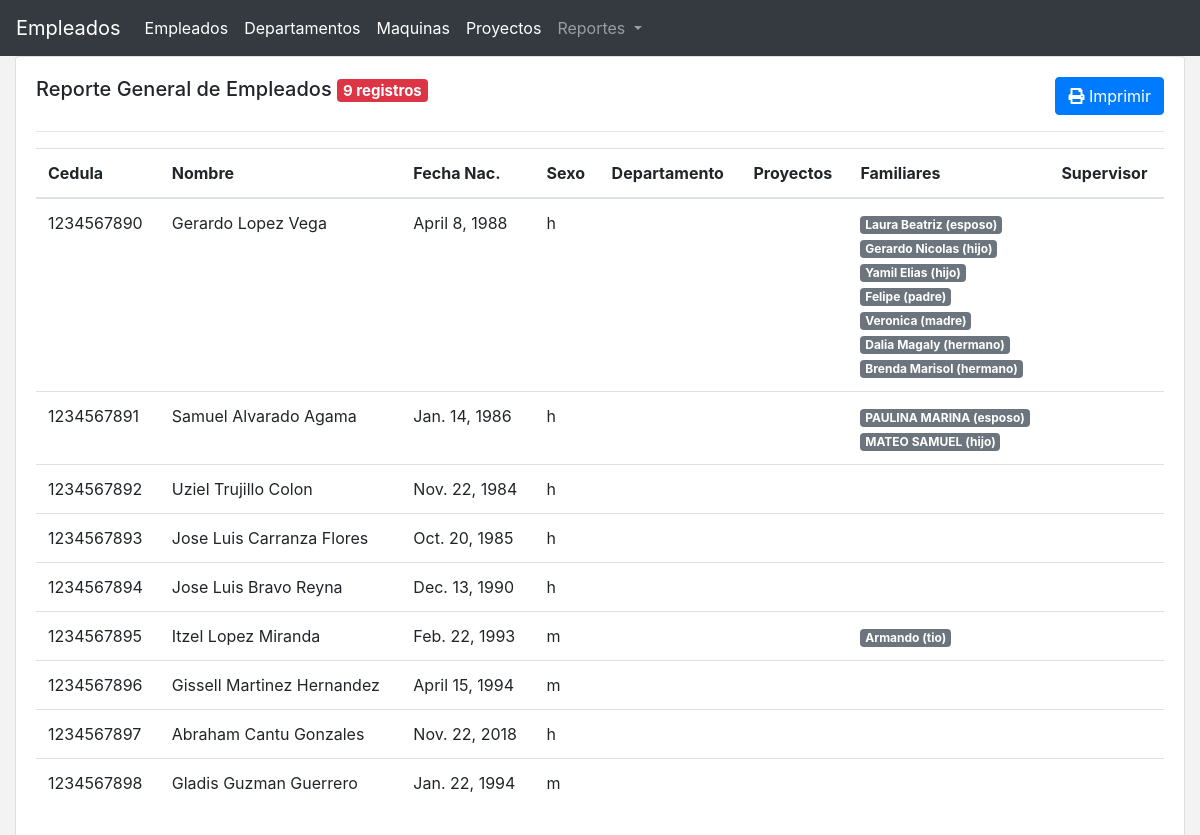
Before: /reporte/ with the older database file.
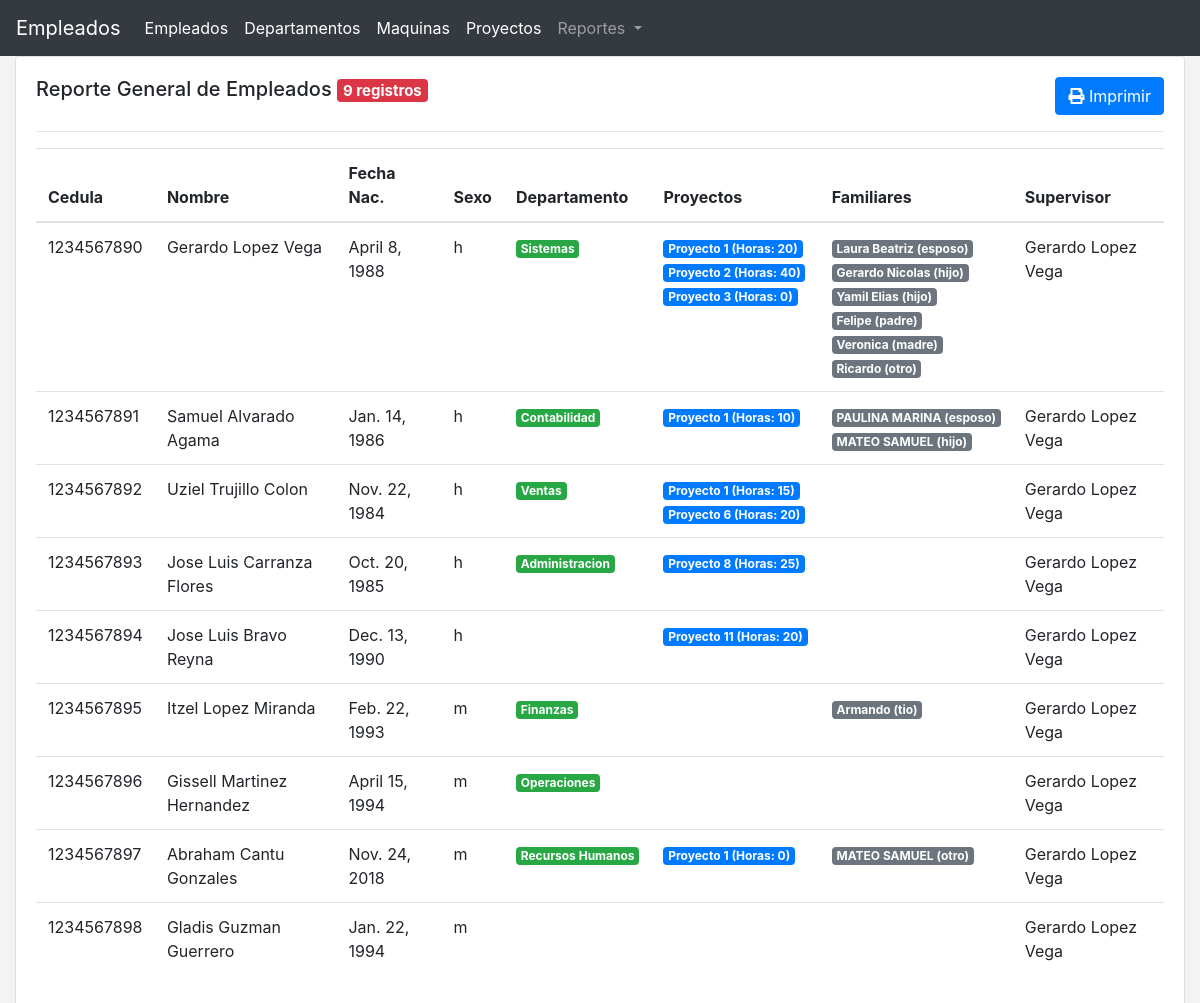
After: the same page with the newer database file.
### main/models.py (models this page shows, shortened)
class Empleado(models.Model):
	cedula = models.CharField(max_length=10)
	curp = models.CharField(max_length=18)
	nombre = models.CharField(max_length=255)
	apellidop = models.CharField(max_length=255)
	apellidom = models.CharField(max_length=255)
	sexo = models.CharField(max_length=1, choices=[('m', 'Mujer'), ('h', 'Hombre')])
	fechanac = models.DateField()
	salario = models.FloatField()
	issupervisor = models.BooleanField(default=False)
	supervisor = models.ForeignKey('Empleado', on_delete=models.SET_NULL, null=True, blank=True)

class Familiar(models.Model):
	PARENTESCOS = [
		('padre', 'Padre'),
		('madre', 'Madre'),
		('hijo', 'Hijo(a)'),
		('esposo', 'Esposo(a)'),
		('nieto', 'Nieto(a)'),
		('hermano', 'Hermano(a)'),
		('abuelo', 'Abuelo(a)'),
		('tio', 'Tio(a)'),
		('primo', 'Primo(a)'),
		('otro', 'Otro'),
	]
	empleado = models.ForeignKey(Empleado, on_delete=models.CASCADE)
	curp = models.CharField(max_length=18)
	nombre = models.CharField(max_length=255)
	apellidop = models.CharField(max_length=255)
	apellidom = models.CharField(max_length=255)
	sexo = models.CharField(max_length=1, choices=[('m', 'Mujer'), ('h', 'Hombre')])
	parentesco = models.CharField(max_length=255, choices=PARENTESCOS)

class Asignado(models.Model):
	empleado = models.ForeignKey(Empleado, on_delete=models.CASCADE)
	departamento = models.ForeignKey(Departamento, on_delete=models.CASCADE)
	fechaads = models.DateField()

class Departamento(models.Model):
	nombre = models.CharField(max_length=255)

class TrabajaEn(models.Model):
	empleado = models.ForeignKey(Empleado, on_delete=models.CASCADE)
	proyecto = models.ForeignKey(Proyecto, on_delete=models.CASCADE)
	horas = models.IntegerField()

class Proyecto(models.Model):
	nombre = models.CharField(max_length=255)
	descripcion = models.CharField(max_length=255, null=True, blank=True)
	departamento = models.ForeignKey(Departamento, on_delete=models.CASCADE)

### main/views.py (the view)
# urls.py: path('reporte/', views.reporte, name='reporte'),
def reporte(request):
	empleados = m.Empleado.objects.all()
	for e in empleados:
		e.proyectos = m.TrabajaEn.objects.filter(empleado=e)
		e.departamentos = m.Asignado.objects.filter(empleado=e)
		e.familiares = m.Familiar.objects.filter(empleado=e)
	ctx = {
		"data" : empleados,
		"qty" : len(empleados)
	}
	return render(request, 'main/reporte.html', ctx)

### main/templates/main/reporte.html
{% extends 'main/index.html' %}
{% block content %}
<div class="container-fluid">
	<div class="row">
		<div class="col-12">
			<div class="card">
				<div class="card-body">
					<div class="btn-toolbar justify-content-between" role="toolbar" aria-label="Toolbar with button groups">
						<h5 class="card-title">Reporte General de Empleados
							<span class="badge badge-danger">{{ qty }} registros </span></h5>
						<a href="javascript:window.print()" class="btn btn-primary pull-right d-print-none">
							<i class="fas fa-print"></i>
							Imprimir
						</a>
					</div>
					<hr>
					<div class="card-text">
						<table class="table">
							<thead>
								<tr>
									<th>Cedula</th>
									<th>Nombre</th>
									<th>Fecha Nac.</th>
									<th>Sexo</th>
									<th>Departamento</th>
									<th>Proyectos</th>
									<th>Familiares</th>
									<th>Supervisor</th>
								</tr>
							</thead>
							<tbody>
								{% for e in data %}
								<tr>
									<td>{{ e.cedula }}</td>
									<td>{{ e.nombre }} {{e.apellidop }} {{ e.apellidom }}</td>
									<td>{{ e.fechanac }}</td>
									<td>{{ e.sexo }}</td>
									<td>
										{% for d in e.departamentos %}
										<span class="badge badge-success">{{d.departamento.nombre}}</span>
										{% endfor %}
									</td>
									<td>
										{% for d in e.proyectos %}
										<span class="badge badge-primary">{{d.proyecto.nombre}} (Horas: {{ d.horas }})</span><br>
										{% endfor %}
									</td>
									<td>
										{% for d in e.familiares %}
										<span class="badge badge-secondary">{{d.nombre}} ({{d.parentesco}})</span><br>
										{% endfor %}
									</td>
									<td>
										{{e.supervisor.nombre}}
										{{e.supervisor.apellidop}}
										{{e.supervisor.apellidom}}
									</td>
								</tr>
								{% endfor %}
							</tbody>
						</table>
					</div>
				</div>
			</div>
			<br>
		</div>
	</div>
</div>
{% endblock %}

Changed rows visible on the page:
removed Familiar: nombre "Dalia Magaly", parentesco "hermano", shown under Empleado "April 8, 1988"
removed Familiar: nombre "Brenda Marisol", parentesco "hermano", shown under Empleado "April 8, 1988"
changed Empleado "April 8, 1988": supervisor.nombre (not shown) → "Gerardo"; supervisor.apellidop (not shown) → "Lopez"; supervisor.apellidom (not shown) → "Vega"
added Asignado: departamento.nombre "Sistemas", shown under Empleado "April 8, 1988"
added TrabajaEn: proyecto.nombre "Proyecto 1", horas "20", shown under Empleado "April 8, 1988"
added TrabajaEn: proyecto.nombre "Proyecto 2", horas "40", shown under Empleado "April 8, 1988"
added TrabajaEn: proyecto.nombre "Proyecto 3", horas "0", shown under Empleado "April 8, 1988"
added Familiar: nombre "Ricardo", parentesco "otro", shown under Empleado "April 8, 1988"
changed Empleado "Samuel": supervisor.nombre (not shown) → "Gerardo"; supervisor.apellidop (not shown) → "Lopez"; supervisor.apellidom (not shown) → "Vega"
added Asignado: departamento.nombre "Contabilidad", shown under Empleado "Samuel"
added TrabajaEn: proyecto.nombre "Proyecto 1", horas "10", shown under Empleado "Samuel"
changed Empleado "Uziel": supervisor.nombre (not shown) → "Gerardo"; supervisor.apellidop (not shown) → "Lopez"; supervisor.apellidom (not shown) → "Vega"
added Asignado: departamento.nombre "Ventas", shown under Empleado "Uziel"
added TrabajaEn: proyecto.nombre "Proyecto 1", horas "15", shown under Empleado "Uziel"
added TrabajaEn: proyecto.nombre "Proyecto 6", horas "20", shown under Empleado "Uziel"
changed Empleado "Carranza": supervisor.nombre (not shown) → "Gerardo"; supervisor.apellidop (not shown) → "Lopez"; supervisor.apellidom (not shown) → "Vega"
added Asignado: departamento.nombre "Administracion", shown under Empleado "Carranza"
added TrabajaEn: proyecto.nombre "Proyecto 8", horas "25", shown under Empleado "Carranza"
changed Empleado "Bravo": supervisor.nombre (not shown) → "Gerardo"; supervisor.apellidop (not shown) → "Lopez"; supervisor.apellidom (not shown) → "Vega"
added TrabajaEn: proyecto.nombre "Proyecto 11", horas "20", shown under Empleado "Bravo"
changed Empleado "Itzel": supervisor.nombre (not shown) → "Gerardo"; supervisor.apellidop (not shown) → "Lopez"; supervisor.apellidom (not shown) → "Vega"
added Asignado: departamento.nombre "Finanzas", shown under Empleado "Itzel"
changed Empleado "Gissell": supervisor.nombre (not shown) → "Gerardo"; supervisor.apellidop (not shown) → "Lopez"; supervisor.apellidom (not shown) → "Vega"
added Asignado: departamento.nombre "Operaciones", shown under Empleado "Gissell"
changed Empleado "Abraham": fechanac "Nov. 22, 2018" → "Nov. 24, 2018"; sexo "h" → "m"; supervisor.nombre (not shown) → "Gerardo"; supervisor.apellidop (not shown) → "Lopez"; supervisor.apellidom (not shown) → "Vega"
added Asignado: departamento.nombre "Recursos Humanos", shown under Empleado "Abraham"
added TrabajaEn: proyecto.nombre "Proyecto 1", horas "0", shown under Empleado "Abraham"
added Familiar: nombre "MATEO SAMUEL", parentesco "otro", shown under Empleado "Abraham"
changed Empleado "Gladis": supervisor.nombre (not shown) → "Gerardo"; supervisor.apellidop (not shown) → "Lopez"; supervisor.apellidom (not shown) → "Vega"
